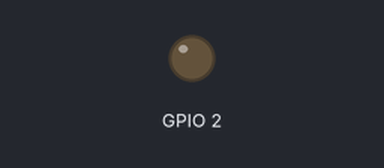
The program below on a simulated ESP32. Parts: output pins drawn as LEDs (lit = HIGH). Nothing arrives over Bluetooth unless stated; a phone connects over Bluetooth LE 3 s after start; what the program prints to the serial monitor is not drawn.

Above: at 0.1 s.
At 3.2 s:
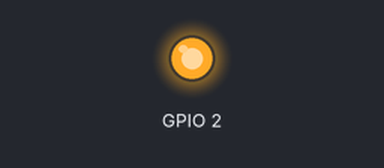
Timing chart, 0 to 4.7 s (numbered marks = the images above):
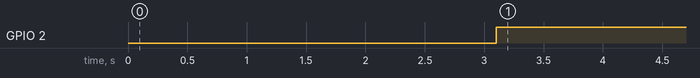

The program:

main.cpp
```cpp
/****************************************************************LIBRARIES****************************************************************/
#include <Arduino.h>
#include <cmath>
#include <iostream>
#include <BLEDevice.h>
#include <BLEServer.h>
#include <BLEUtils.h>
#include <BLE2902.h>

// /**************************************************************DEFINTIONS*************************************************************/

//BLE Service Characteristics
#define BLENAME                "ESP32 BLE Example"
#define SERVICE_UUID           "6E400001-B5A3-F393-E0A9-E50E24DCCA9E" // UART service UUID
#define CHARACTERISTIC_UUID    "6E400002-B5A3-F393-E0A9-E50E24DCCA9E"

//BLE
BLEServer *pServer = NULL;
BLECharacteristic * pTxCharacteristic;
bool deviceConnected = false;
bool oldDeviceConnected = false;

/**************************************************************Variables*************************************************************/

portMUX_TYPE mux = portMUX_INITIALIZER_UNLOCKED;  // synchs between maon cose and interrupt?

/**************************************************************Function Defintions*************************************************************/

//BLE
void handleBluetoothMessage(std::string data);
void connectionManager();

class MyServerCallbacks: public BLEServerCallbacks {
    void onConnect(BLEServer* pServer) {
      deviceConnected = true;
    };

    void onDisconnect(BLEServer* pServer) {
      deviceConnected = false;
    }
};

class MyCallbacks: public BLECharacteristicCallbacks {
    void onWrite(BLECharacteristic *pCharacteristic) {
      std::string rxValue = pCharacteristic->getValue();
        handleBluetoothMessage(rxValue);
    }
};

/**************************************************************Setup*************************************************************/

void setup()
{
    Serial.begin(115200);

    pinMode(2,OUTPUT);

    //BLE
    BLEDevice::init(BLENAME);
    pServer = BLEDevice::createServer();
    pServer->setCallbacks(new MyServerCallbacks());
    BLEService *pService = pServer->createService(SERVICE_UUID);

    pTxCharacteristic = pService->createCharacteristic(
                        CHARACTERISTIC_UUID,
                        BLECharacteristic::PROPERTY_READ   |
                        BLECharacteristic::PROPERTY_WRITE  |
                        BLECharacteristic::PROPERTY_NOTIFY |
                        BLECharacteristic::PROPERTY_INDICATE
                    );

    pTxCharacteristic->addDescriptor(new BLE2902());
    pTxCharacteristic->setCallbacks(new MyCallbacks());

    pService->start();
    pServer->getAdvertising()->start();

    Serial.println("[BLE] BLE Service is Advertsing and waiting for a connection to notify.");

}

// Dummy Variables
uint16_t a, b, c, d, e, f;
uint16_t x = 0;

/**************************************************************Loop*************************************************************/

void loop()
{
  //create variables
  x++;
  a = x * 1;
  b = x * 2;
  c = x * 3;
  d = x * 4;
  e = x * 5;
  f = x * 6;

  if (deviceConnected)
  {

    //Create data string: split data with commas
    String data;

    data += a;
    data += ",";
    data += b;
    data += ",";
    data += c;
    data += ",";
    data += d;
    data += ",";
    data += e;
    data += ",";
    data += f;
    data += ",";

    //Send Data
    pTxCharacteristic->setValue((char *)data.c_str());
    pTxCharacteristic->notify();
    delay(100); //Appx. 10 Hz
  }

  // disconnecting
  if (!deviceConnected && oldDeviceConnected)
  {
    digitalWrite(2,LOW);
    delay(500);                  // give the bluetooth stack the chance to get things ready
    pServer->startAdvertising(); // restart advertising
    Serial.println("start advertising");
    oldDeviceConnected = deviceConnected;
  }
  // connecting
  if (deviceConnected && !oldDeviceConnected)
  {
    // do stuff here on connecting
    digitalWrite(2,HIGH);
    oldDeviceConnected = deviceConnected;
  }
}

/*********************************************************FUNCTION IMPLEMENTATION*************************************************************/

void handleBluetoothMessage(std::string data){
  if (data.length() > 0) {
    switch (data[0])
    {
    case 'O':
      if(data[1] == '1'){
        // Message 1
        Serial.println("Instruction 1");
        portENTER_CRITICAL_ISR(&mux);
        // code
        portEXIT_CRITICAL_ISR(&mux);
      }else if(data[1] == '0'){
        // Message 2
        Serial.println("Instruction 2");
        portENTER_CRITICAL_ISR(&mux);
        // code
        portEXIT_CRITICAL_ISR(&mux);
      }
      break;
    default:
      break;
    }
  }
}

void connectionManager(){

  // disconnecting
    if (!deviceConnected && oldDeviceConnected) {
        Serial.println("[BLE] BLE Service has disconnected.");
        delay(200);
        pServer->startAdvertising(); // restart advertising
        oldDeviceConnected = deviceConnected;
    }

    // connecting
    if (deviceConnected && !oldDeviceConnected) {
        oldDeviceConnected = deviceConnected;
    }
}
```

Measured:
- by itself, GPIO 2: LOW → HIGH at 3.1 s
